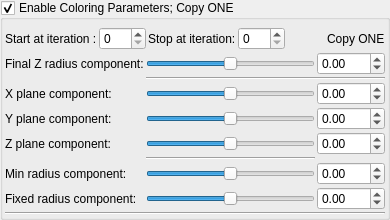
    <widget class="MyGroupBox" name="groupCheck_transform_coloringParameters1_enabled">
     <property name="title">
      <string>Enable Coloring Parameters; Copy ONE</string>
     </property>
     <property name="checkable">
      <bool>true</bool>
     </property>
     <layout class="QVBoxLayout" name="verticalLayout_32" stretch="0,0,0">
      <property name="spacing">
       <number>2</number>
      </property>
      <property name="leftMargin">
       <number>2</number>
      </property>
      <property name="topMargin">
       <number>2</number>
      </property>
      <property name="rightMargin">
       <number>2</number>
      </property>
      <property name="bottomMargin">
       <number>2</number>
      </property>
      <item>
       <layout class="QGridLayout" name="gridLayout_66">
        <property name="topMargin">
         <number>5</number>
        </property>
        <item row="0" column="2">
         <widget class="QLabel" name="label_229">
          <property name="text">
           <string>Stop at iteration:</string>
          </property>
         </widget>
        </item>
        <item row="0" column="3">
         <widget class="MySpinBox" name="spinboxInt_transform_coloringParameters1_stop_iterations">
          <property name="sizePolicy">
           <sizepolicy hsizetype="Preferred" vsizetype="Maximum">
            <horstretch>0</horstretch>
            <verstretch>0</verstretch>
           </sizepolicy>
          </property>
          <property name="maximum">
           <number>250</number>
          </property>
         </widget>
        </item>
        <item row="0" column="1">
         <widget class="MySpinBox" name="spinboxInt_transform_coloringParameters1_start_iterations">
          <property name="sizePolicy">
           <sizepolicy hsizetype="Minimum" vsizetype="Maximum">
            <horstretch>0</horstretch>
            <verstretch>0</verstretch>
           </sizepolicy>
          </property>
          <property name="minimum">
           <number>0</number>
          </property>
          <property name="maximum">
           <number>250</number>
          </property>
          <property name="value">
           <number>0</number>
          </property>
         </widget>
        </item>
        <item row="0" column="5">
         <widget class="QLabel" name="label_228">
          <property name="text">
           <string>Copy ONE</string>
          </property>
         </widget>
        </item>
        <item row="0" column="0">
         <widget class="QLabel" name="label_230">
          <property name="text">
           <string>Start at iteration :</string>
          </property>
         </widget>
        </item>
        <item row="0" column="4">
         <spacer name="horizontalSpacer_32">
          <property name="orientation">
           <enum>Qt::Horizontal</enum>
          </property>
          <property name="sizeHint" stdset="0">
           <size>
            <width>40</width>
            <height>20</height>
           </size>
          </property>
         </spacer>
        </item>
       </layout>
      </item>
      <item>
       <layout class="QGridLayout" name="gridLayout_67">
        <property name="spacing">
         <number>2</number>
        </property>
        <item row="7" column="0">
         <widget class="QLabel" name="label_238">
          <property name="text">
           <string>Fixed radius component:</string>
          </property>
         </widget>
        </item>
        <item row="6" column="0">
         <widget class="QLabel" name="label_202">
          <property name="text">
           <string>Min radius component:</string>
          </property>
         </widget>
        </item>
        <item row="6" column="1">
         <widget class="QSlider" name="slider_transform_coloringParameters1_mandelbox_color_Sp1">
          <property name="sizePolicy">
           <sizepolicy hsizetype="Expanding" vsizetype="Maximum">
            <horstretch>0</horstretch>
            <verstretch>0</verstretch>
           </sizepolicy>
          </property>
          <property name="minimum">
           <number>-500</number>
          </property>
          <property name="maximum">
           <number>500</number>
          </property>
          <property name="singleStep">
           <number>1</number>
          </property>
          <property name="orientation">
           <enum>Qt::Horizontal</enum>
          </property>
         </widget>
        </item>
        <item row="1" column="1" colspan="2">
         <widget class="Line" name="line_47">
          <property name="orientation">
           <enum>Qt::Horizontal</enum>
          </property>
         </widget>
        </item>
        <item row="4" column="2">
         <widget class="MyDoubleSpinBox" name="spinbox3_transform_coloringParameters1_mandelbox_color_z">
          <property name="sizePolicy">
           <sizepolicy hsizetype="Minimum" vsizetype="Maximum">
            <horstretch>0</horstretch>
            <verstretch>0</verstretch>
           </sizepolicy>
          </property>
          <property name="prefix">
           <string/>
          </property>
          <property name="suffix">
           <string/>
          </property>
          <property name="decimals">
           <number>2</number>
          </property>
          <property name="minimum">
           <double>-100.000000000000000</double>
          </property>
          <property name="maximum">
           <double>100.000000000000000</double>
          </property>
          <property name="singleStep">
           <double>0.100000000000000</double>
          </property>
         </widget>
        </item>
        <item row="3" column="2">
         <widget class="MyDoubleSpinBox" name="spinbox3_transform_coloringParameters1_mandelbox_color_y">
          <property name="sizePolicy">
           <sizepolicy hsizetype="Minimum" vsizetype="Maximum">
            <horstretch>0</horstretch>
            <verstretch>0</verstretch>
           </sizepolicy>
          </property>
          <property name="prefix">
           <string/>
          </property>
          <property name="suffix">
           <string/>
          </property>
          <property name="decimals">
           <number>2</number>
          </property>
          <property name="minimum">
           <double>-100.000000000000000</double>
          </property>
          <property name="maximum">
           <double>100.000000000000000</double>
          </property>
          <property name="singleStep">
           <double>0.100000000000000</double>
          </property>
         </widget>
        </item>
        <item row="2" column="0">
         <widget class="QLabel" name="label_235">
          <property name="text">
           <string>X plane component:</string>
          </property>
         </widget>
        </item>
        <item row="0" column="1">
         <widget class="QSlider" name="slider_transform_coloringParameters1_mandelbox_color_R">
          <property name="sizePolicy">
           <sizepolicy hsizetype="Expanding" vsizetype="Maximum">
            <horstretch>0</horstretch>
            <verstretch>0</verstretch>
           </sizepolicy>
          </property>
          <property name="minimum">
           <number>-500</number>
          </property>
          <property name="maximum">
           <number>500</number>
          </property>
          <property name="singleStep">
           <number>1</number>
          </property>
          <property name="orientation">
           <enum>Qt::Horizontal</enum>
          </property>
         </widget>
        </item>
        <item row="2" column="2">
         <widget class="MyDoubleSpinBox" name="spinbox3_transform_coloringParameters1_mandelbox_color_x">
          <property name="sizePolicy">
           <sizepolicy hsizetype="Minimum" vsizetype="Maximum">
            <horstretch>0</horstretch>
            <verstretch>0</verstretch>
           </sizepolicy>
          </property>
          <property name="prefix">
           <string/>
          </property>
          <property name="suffix">
           <string/>
          </property>
          <property name="decimals">
           <number>2</number>
          </property>
          <property name="minimum">
           <double>-100.000000000000000</double>
          </property>
          <property name="maximum">
           <double>100.000000000000000</double>
          </property>
          <property name="singleStep">
           <double>0.100000000000000</double>
          </property>
         </widget>
        </item>
        <item row="3" column="1">
         <widget class="QSlider" name="slider3_transform_coloringParameters1_mandelbox_color_y">
          <property name="sizePolicy">
           <sizepolicy hsizetype="Expanding" vsizetype="Maximum">
            <horstretch>0</horstretch>
            <verstretch>0</verstretch>
           </sizepolicy>
          </property>
          <property name="minimum">
           <number>-500</number>
          </property>
          <property name="maximum">
           <number>500</number>
          </property>
          <property name="singleStep">
           <number>1</number>
          </property>
          <property name="orientation">
           <enum>Qt::Horizontal</enum>
          </property>
         </widget>
        </item>
        <item row="0" column="0">
         <widget class="QLabel" name="label_237">
          <property name="text">
           <string>Final Z radius component:</string>
          </property>
         </widget>
        </item>
        <item row="4" column="1">
         <widget class="QSlider" name="slider3_transform_coloringParameters1_mandelbox_color_z">
          <property name="sizePolicy">
           <sizepolicy hsizetype="Expanding" vsizetype="Maximum">
            <horstretch>0</horstretch>
            <verstretch>0</verstretch>
           </sizepolicy>
          </property>
          <property name="minimum">
           <number>-500</number>
          </property>
          <property name="maximum">
           <number>500</number>
          </property>
          <property name="singleStep">
           <number>1</number>
          </property>
          <property name="orientation">
           <enum>Qt::Horizontal</enum>
          </property>
         </widget>
        </item>
        <item row="4" column="0">
         <widget class="QLabel" name="label_236">
          <property name="text">
           <string>Z plane component:</string>
          </property>
         </widget>
        </item>
        <item row="7" column="2">
         <widget class="MyDoubleSpinBox" name="spinbox_transform_coloringParameters1_mandelbox_color_Sp2">
          <property name="sizePolicy">
           <sizepolicy hsizetype="Minimum" vsizetype="Maximum">
            <horstretch>0</horstretch>
            <verstretch>0</verstretch>
           </sizepolicy>
          </property>
          <property name="prefix">
           <string/>
          </property>
          <property name="suffix">
           <string/>
          </property>
          <property name="decimals">
           <number>2</number>
          </property>
          <property name="minimum">
           <double>-100.000000000000000</double>
          </property>
          <property name="maximum">
           <double>100.000000000000000</double>
          </property>
          <property name="singleStep">
           <double>0.100000000000000</double>
          </property>
         </widget>
        </item>
        <item row="6" column="2">
         <widget class="MyDoubleSpinBox" name="spinbox_transform_coloringParameters1_mandelbox_color_Sp1">
          <property name="sizePolicy">
           <sizepolicy hsizetype="Minimum" vsizetype="Maximum">
            <horstretch>0</horstretch>
            <verstretch>0</verstretch>
           </sizepolicy>
          </property>
          <property name="prefix">
           <string/>
          </property>
          <property name="suffix">
           <string/>
          </property>
          <property name="decimals">
           <number>2</number>
          </property>
          <property name="minimum">
           <double>-100.000000000000000</double>
          </property>
          <property name="maximum">
           <double>100.000000000000000</double>
          </property>
          <property name="singleStep">
           <double>0.100000000000000</double>
          </property>
         </widget>
        </item>
        <item row="7" column="1">
         <widget class="QSlider" name="slider_transform_coloringParameters1_mandelbox_color_Sp2">
          <property name="sizePolicy">
           <sizepolicy hsizetype="Expanding" vsizetype="Maximum">
            <horstretch>0</horstretch>
            <verstretch>0</verstretch>
           </sizepolicy>
          </property>
          <property name="minimum">
           <number>-500</number>
          </property>
          <property name="maximum">
           <number>500</number>
          </property>
          <property name="singleStep">
           <number>1</number>
          </property>
          <property name="orientation">
           <enum>Qt::Horizontal</enum>
          </property>
         </widget>
        </item>
        <item row="2" column="1">
         <widget class="QSlider" name="slider3_transform_coloringParameters1_mandelbox_color_x">
          <property name="sizePolicy">
           <sizepolicy hsizetype="Expanding" vsizetype="Maximum">
            <horstretch>0</horstretch>
            <verstretch>0</verstretch>
           </sizepolicy>
          </property>
          <property name="minimum">
           <number>-500</number>
          </property>
          <property name="maximum">
           <number>500</number>
          </property>
          <property name="singleStep">
           <number>1</number>
          </property>
          <property name="orientation">
           <enum>Qt::Horizontal</enum>
          </property>
         </widget>
        </item>
        <item row="0" column="2">
         <widget class="MyDoubleSpinBox" name="spinbox_transform_coloringParameters1_mandelbox_color_R">
          <property name="sizePolicy">
           <sizepolicy hsizetype="Minimum" vsizetype="Maximum">
            <horstretch>0</horstretch>
            <verstretch>0</verstretch>
           </sizepolicy>
          </property>
          <property name="prefix">
           <string/>
          </property>
          <property name="suffix">
           <string/>
          </property>
          <property name="decimals">
           <number>2</number>
          </property>
          <property name="minimum">
           <double>-100.000000000000000</double>
          </property>
          <property name="maximum">
           <double>100.000000000000000</double>
          </property>
          <property name="singleStep">
           <double>0.100000000000000</double>
          </property>
         </widget>
        </item>
        <item row="3" column="0">
         <widget class="QLabel" name="label_234">
          <property name="text">
           <string>Y plane component:</string>
          </property>
         </widget>
        </item>
        <item row="5" column="1">
         <widget class="Line" name="line_48">
          <property name="orientation">
           <enum>Qt::Horizontal</enum>
          </property>
         </widget>
        </item>
       </layout>
      </item>
      <item>
       <widget class="Line" name="line_42">
        <property name="orientation">
         <enum>Qt::Horizontal</enum>
        </property>
       </widget>
      </item>
     </layout>
    </widget>
